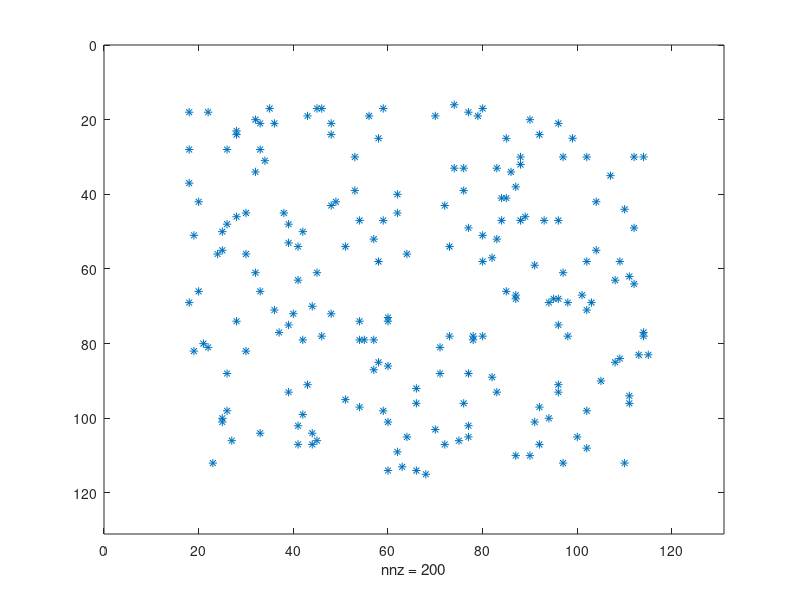

Recreate this plot in MATLAB.
%%% This program-code may be unfinished.
clear

%%% Rewritable
E= 100;         % Range of enviroment
NoN = 200;      % Number of node 
R = 15;         % Submit range of node
%%%

A = zeros(E+R+R);  %%% node's position__(1)
Node_line = randi([1,E],[1,NoN])+R;  %%% make node's position << need to remake?
Node_row  = randi([1,E],[1,NoN])+R;  

for i = 1:NoN 
    %%% status of node 
    S_Node(i).line = Node_line(i);                %%% node's position
    S_Node(i).row  = Node_row(i); 
    S_Node(i).RREQ = [];                          %%% memory of RREQ
                                                  %%% Need to change range? 
    S_Node(i).range = [R];                        %%% Submit range node
    %%%%%%%%%%%%%%%%%%     
    A(Node_line(i),Node_row(i)) = i;   %%% write node's position__(2)
end

spy(A);    %%% display node's position__(3)
count = 0;  % using test
k = 1;     % start at node-1
%%%%%%%%%%%%%%%%%%%%% may rewrite by using (find)
s = [];

while(1)

    for i = 1 : NoN
        if i ~= k  % equal point does not arrival.
            % k_RREQ sent i_RREQ 
            % by using (k's submit range) and (distance from i to k).
           if sqrt( (S_Node(k(1)).line - S_Node(i).line)^2+(S_Node(k(1)).row - S_Node(i).row)^2 )<= S_Node(k(1)).range
            if all(S_Node(i).RREQ ~= k(1)) || (length(S_Node(i).RREQ) > length(S_Node(k(1)).RREQ)+1)      
                S_Node(i).RREQ = [S_Node(k(1)).RREQ k(1)];
                k =[k i];
            end
           end
        end
    end
    
     k(1)=[];
   
     if S_Node(NoN).RREQ > 0
           disp('last node arrival');
           disp(S_Node(NoN).RREQ);
        break
     end
     
    if isempty(k) == 1 
           disp('not arrival');
            break
    end
    count = count+1;
end
